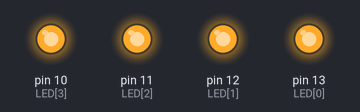
The sketch below on a simulated Arduino Uno, built with avr-gcc and run on an emulated ATmega328P. Parts: output pins drawn as LEDs (lit = HIGH).

Above: at 0.12 s.
At 0.87 s:
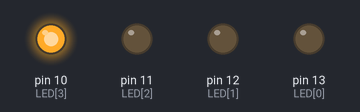
At 1.37 s:
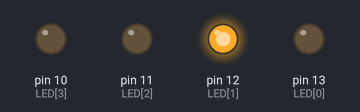
At 1.87 s:
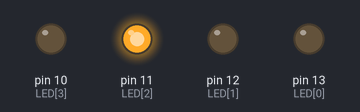
At 3.12 s:
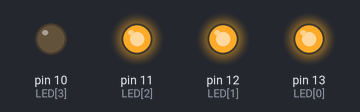
At 4.37 s:
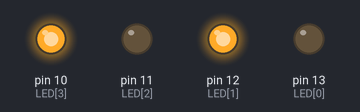
Timing chart, 0 to 4.7 s (numbered marks = the images above):
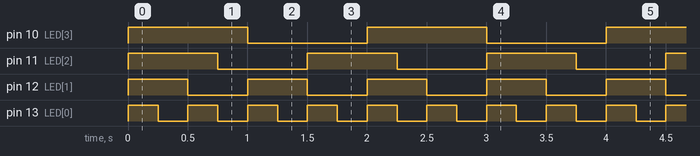

The sketch:

listopad11_2.ino
```cpp
const int LED[] = {13, 12, 11, 10};

void setup() {
  for(byte i = 0; i < 4; i++){
    pinMode(LED[i], OUTPUT);
    digitalWrite(LED[i], HIGH);
  }
}

void loop() {
  static const int interval[] = {250, 500, 750, 1000};
  static unsigned long t[] = {millis(), millis(), millis(), millis()};
  for(byte i = 0; i < 4; i++) {
     if (myMillis(t[i], interval[i])) { digitalWrite(LED[i], !digitalRead(LED[i])); }
  }
}

bool myMillis(unsigned long& start, unsigned long ms) {
  if (!start) {
    start = millis();
  }
  unsigned long now = millis();
  if ((now - start) < ms) {
    return false;
  }
  start = now;
  return true;
}
```

Measured:
- by itself, pin 10 (LED[3]): alternates HIGH for 1.0 s and LOW for 1.0 s
- by itself, pin 11 (LED[2]): alternates HIGH for 0.75 s and LOW for 0.75 s
- by itself, pin 12 (LED[1]): alternates HIGH for 0.50 s and LOW for 0.50 s
- by itself, pin 13 (LED[0]): alternates HIGH for 0.25 s and LOW for 0.25 s
